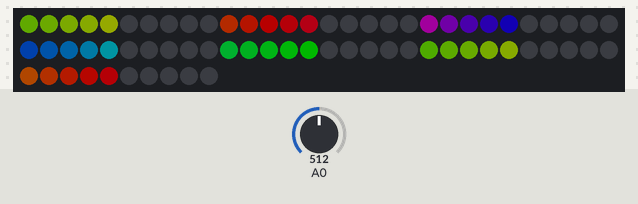
A sketch run on a simulated Arduino Uno, built with avr-gcc and run on an emulated ATmega328P. Parts: 70 RGB LEDs in strip order, left to right, continuing on the next row. Inputs (shaded band) come from the test bench; at power-on: A0 = 512. Dim RGB values are drawn brighter than linear; colours are those a GRB WS2812 strip shows for the declared byte order.

Above: at 1.2 s.
1.3 s: A0 set to 716
At 2.2 s:
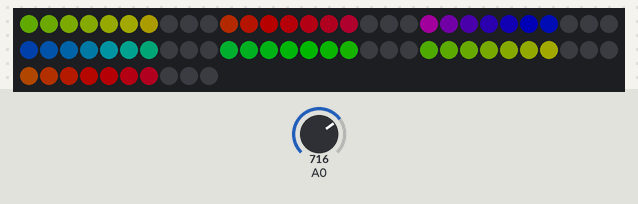
2.8 s: A0 set to 900
At 3.1 s:
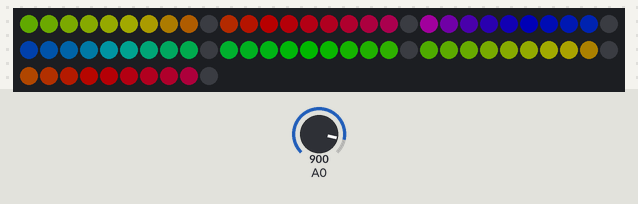
4.3 s: A0 set to 1023
5.8 s: A0 set to 306
At 6.8 s:
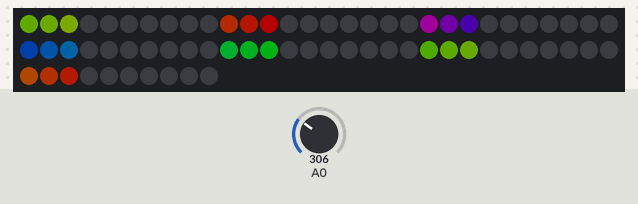
7.3 s: A0 set to 122
At 8.3 s:
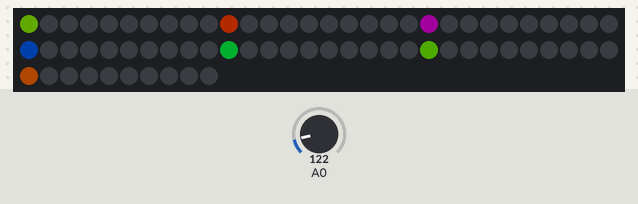
8.8 s: A0 set to 511
At 12.98 s:
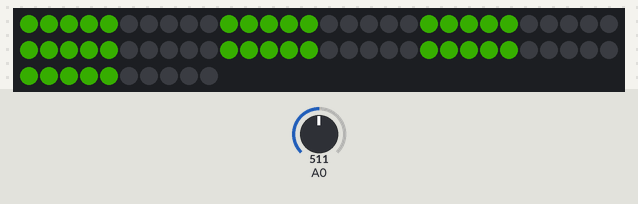
Timing chart, 0 to 13.8 s (numbered marks = the images above; inputs shaded):
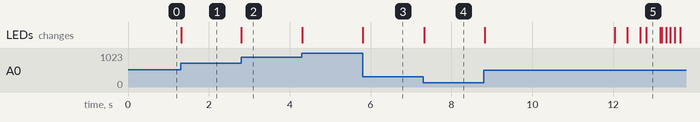

Measured:
- after the input at 1.3 s, the LEDs: change at once (image 1)
- after the input at 2.8 s, the LEDs: change at once (image 2)
- after the input at 5.8 s, the LEDs: change at once (image 3)
- after the input at 7.3 s, the LEDs: change at once (image 4)
- after the input at 8.8 s, the LEDs: first change at once (image 5 shows a later state)

The sketch:

Spectrum_Analizer.ino
```cpp
// (licence header left out)
#include <FastLED.h>
#define NUM_LEDS 70
#define COLUMN 7
#define ROWS 10
#define DATA_PIN 6
#define STROBE_PIN 3
#define RESET_PIN 2
#define BRIGHTNESS  75
#define NOISE 15

// Matrix Definition
CRGB leds[NUM_LEDS];
typedef struct ledrgb     //structure containing the parameters relating to a led
{
  int r;
  int g;
  int b;
  int hue;
  int sat;
  int val;
  int nled;
  boolean active;
} led;
led colors[COLUMN][ROWS];  //matrix containing the progressive number of each single LED

//Global Variables
int left_input[7];   //Audio Input array
int nlevel;      //level index

//int delta=130;     //Value for matrix 7x8
int delta = 110;   //Value working with my matrix 7x10
int hue_rainbow = 0; //global variable for the rainbow variable hue
int long rainbow_time = 0;
int long time_change = 0;
int effect = 0;

void setup() {
  Serial.begin (9600);
  pinMode (DATA_PIN, OUTPUT);
  pinMode (STROBE_PIN, OUTPUT);
  pinMode (RESET_PIN, OUTPUT);

  int n = 0;
  for (int i = 0; i < COLUMN; i++) {   //number the leds (depends on how they are connected)
    for (int j = 0; j < ROWS; j++) {
      colors[i][j].nled = n;
      n++;
    }
  }

  FastLED.addLeds<WS2812B, DATA_PIN, RGB>(leds, NUM_LEDS).setCorrection( TypicalLEDStrip );
  FastLED.setBrightness( BRIGHTNESS );
  rainbow_time = millis();
  time_change = millis();
}

void loop() {
  readMSGEQ7();

  if (millis() - time_change > 12000) {   //code that establishes how often to change effect
    effect++;
    if (effect > 7) {
      effect = 0;
    }
    time_change = millis();
  }

  switch (effect) {
    case 0:
      rainbow_dot();
      full_column();
      updateHSV();
      break;

    case 1:
      if (millis() - rainbow_time > 15) {
        dinamic_rainbow();
        rainbow_time = millis();
      }
      full_column();
      updateHSV();
      break;

    case 2:
      if (millis() - rainbow_time > 15) {
        rainbow_column();
        rainbow_time = millis();
      }
      full_column();
      updateHSV();
      break;

    case 3:
      if (millis() - rainbow_time > 15) {
        total_color_hsv(255, 255, 255);
        rainbow_time = millis();
      }
      full_column();
      updateHSV();
      break;

    case 4:
      if (millis() - rainbow_time > 15) {
        rainbow_dot();
        rainbow_time = millis();
      }
      full_column_dot();;
      updateHSV();
      break;
    case 5:
      if (millis() - rainbow_time > 15) {
        dinamic_rainbow();
        rainbow_time = millis();
      }
      full_column_dot();
      updateHSV();
      break;

    case 6:
      if (millis() - rainbow_time > 15) {
        rainbow_column();
        rainbow_time = millis();
      }
      full_column_dot();
      updateHSV();
      break;

    case 7:
      total_color_hsv(55, 255, 255);
      full_column_dot();
      updateHSV();
      break;
  }
  delay(30);
}

/////FUNCTIONS
// Function that reads the 7 bands of the audio input.
void readMSGEQ7(void) {

  digitalWrite(RESET_PIN, HIGH);
  digitalWrite(RESET_PIN, LOW);

  for (int band = 0; band < COLUMN; band++) {
    digitalWrite(STROBE_PIN, LOW);
    delayMicroseconds(30);
    left_input[band] = analogRead(0) - NOISE; //saves the reading of the audio input.
    digitalWrite(STROBE_PIN, HIGH);
  }
}

void updateRGB(void) {
  for (int i = 0; i < COLUMN; i++) {
    for (int j = 0; j < ROWS; j++) {
      if (colors [i][j].active == 1) {
        leds[colors[i][j].nled] = CRGB(colors[i][j].r, colors[i][j].g, colors[i][j].b);
      } else {
        leds[colors[i][j].nled] = CRGB::Black;
      }
      FastLED.show();
    }
  }
}

void updateHSV(void) {
  for (int i = 0; i < COLUMN; i++) {
    for (int j = 0; j < ROWS; j++) {
      if (colors[i][j].active == 1) {
        leds[colors[i][j].nled] = CHSV(colors[i][j].hue, colors[i][j].sat, colors[i][j].val);
      } else {
        leds[colors[i][j].nled] = CRGB::Black;
      }

    }
  }
  FastLED.show();
}

void full_column(void) {
  nlevel = 0;
  for (int i = 0; i < COLUMN; i++) {
    nlevel = left_input[i] / delta;
    for (int j = 0; j < ROWS; j++) {
      if (j <= nlevel) {
        colors[i][j].active = 1;
      }
      else {
        colors[i][j].active = 0;
      }
    }
    //colors[i][peaks[i]].active=1;
  }
}

void full_column_dot(void) {
  nlevel = 0;
  for (int i = 0; i < COLUMN; i++) {
    nlevel = left_input[i] / delta;
    for (int j = 0; j < ROWS; j++) {
      if (j == nlevel) {
        colors[i][j].active = 1;
      }
      else {
        colors[i][j].active = 0;
      }
    }
    //colors[i][peaks[i]].active=1;
  }
}

void total_color_hsv(int h, int s, int v) {

  for (int i = 0; i < COLUMN; i++) {
    for (int j = 0; j < ROWS; j++) {
      colors[i][j].hue = h;
      colors[i][j].sat = s;
      colors[i][j].val = v;
    }
  }
}

void total_color_rgb(int r, int g, int b) {
  for (int i = 0; i < COLUMN; i++) {
    for (int j = 0; j < ROWS; j++) {
      colors[i][j].r = r;
      colors[i][j].g = g;
      colors[i][j].b = b;
    }
  }
}

void rainbow_column(void) {
  int n = 36;
  for (int i = 0; i < COLUMN; i++) {
    for (int j = 0; j < ROWS; j++) {
      colors[i][j].hue = n;
      colors[i][j].sat = 230;
      colors[i][j].val = 240;
    }
    n += 36;
  }
}

void rainbow_dot(void) {
  int n = 36;
  for (int i = 0; i < COLUMN; i++) {
    for (int j = 0; j < ROWS; j++) {
      colors[i][j].hue = n;
      colors[i][j].sat = 230;
      colors[i][j].val = 240;
      n += 5;
    }
  }
}

void dinamic_rainbow(void) {
  for (int i = 0; i < COLUMN; i++) {
    for (int j = 0; j < ROWS; j++) {
      colors[i][j].hue = hue_rainbow;
      colors[i][j].sat = 230;
      colors[i][j].val = 240;
    }
  }
  hue_rainbow++;
}
```
